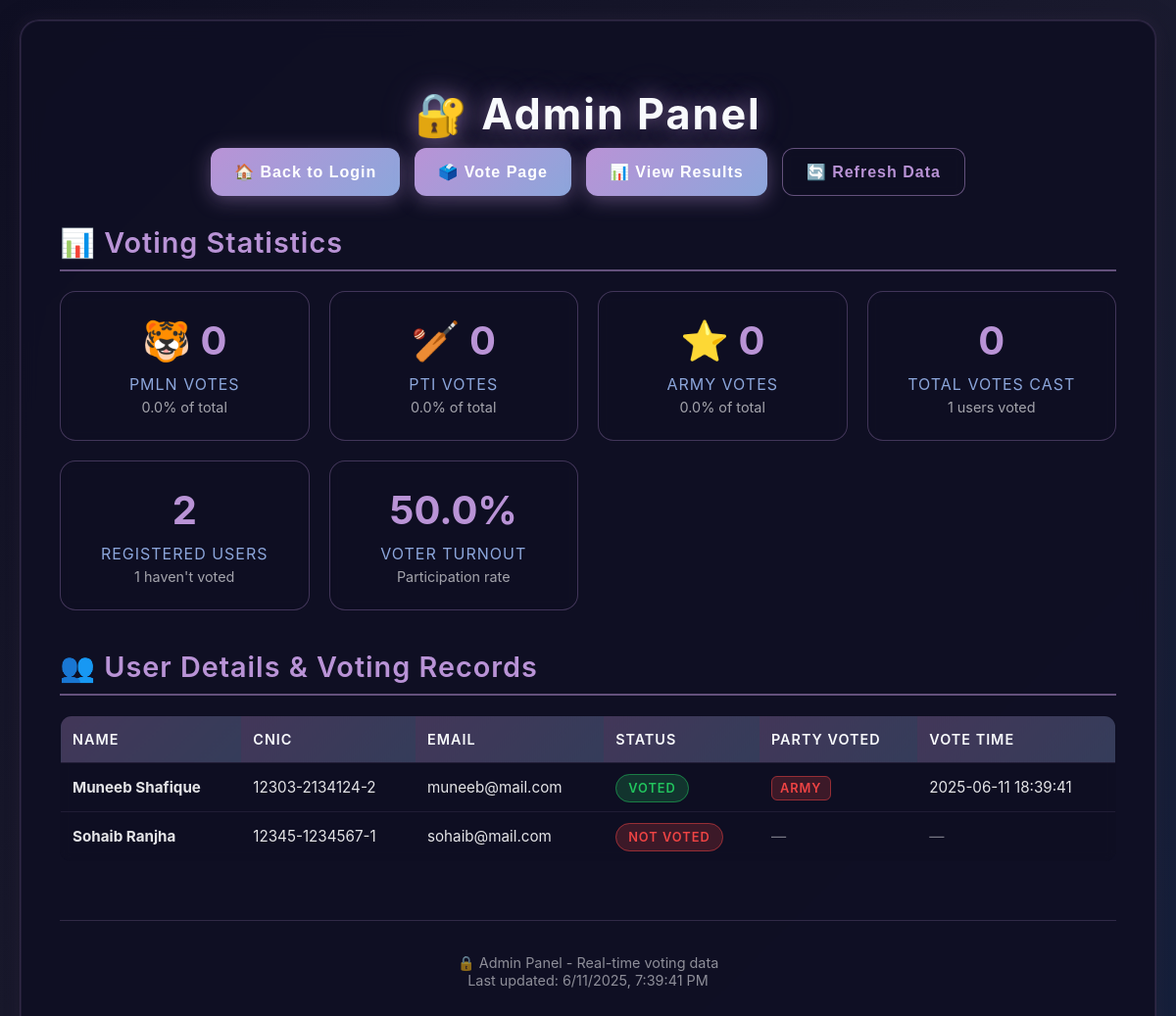
The page /admin on the database its author committed.
### tables this page shows
CREATE TABLE votes (
            id INTEGER PRIMARY KEY AUTOINCREMENT,
            user_id INTEGER NOT NULL,
            party TEXT NOT NULL,
            voted_at TIMESTAMP DEFAULT CURRENT_TIMESTAMP,
            FOREIGN KEY (user_id) REFERENCES users (id)
        );

CREATE TABLE users (
            id INTEGER PRIMARY KEY AUTOINCREMENT,
            first_name TEXT NOT NULL,
            last_name TEXT NOT NULL,
            cnic TEXT UNIQUE NOT NULL,
            email TEXT UNIQUE NOT NULL,
            phone TEXT NOT NULL,
            address TEXT NOT NULL,
            password_hash TEXT NOT NULL,
            has_voted BOOLEAN DEFAULT FALSE,
            created_at TIMESTAMP DEFAULT CURRENT_TIMESTAMP
        );

### app.py (the view)
@app.route('/admin')
def admin():
    conn = sqlite3.connect('voting_system.db')
    cursor = conn.cursor()
    cursor.execute('''
        SELECT u.first_name, u.last_name, u.cnic, u.email, u.has_voted, v.party, v.voted_at
        FROM users u
        LEFT JOIN votes v ON u.id = v.user_id
        ORDER BY u.created_at DESC
    ''')
    users = cursor.fetchall()
    cursor.execute('SELECT party, vote_count FROM party_stats ORDER BY vote_count DESC')
    stats = cursor.fetchall()
    conn.close()
    return render_template('admin.html', users=users, stats=stats)

### templates/admin.html (shortened to what this page needs)
<!DOCTYPE html>
<html lang="en">
<head>
</head>
<body>
  <div class="admin-container">
    <h1>🔐 Admin Panel</h1>
    <div class="navigation-buttons">
      <button onclick="window.location.href='/'">🏠 Back to Login</button>
      <button onclick="window.location.href='/vote'">🗳️ Vote Page</button>
      <button onclick="window.location.href='/results'">📊 View Results</button>
      <button class="secondary-btn" onclick="window.location.reload()">🔄 Refresh Data</button>
    </div>
    <h2>📊 Voting Statistics</h2>
    <div class="stats-grid">
      {% set pmln_votes = 0 %}
      {% set pti_votes = 0 %}
      {% set army_votes = 0 %}
      {% for party, votes in stats %}
        {% if party == 'PMLN' %}
          {% set pmln_votes = votes %}
        {% elif party == 'PTI' %}
          {% set pti_votes = votes %}
        {% elif party == 'ARMY' %}
          {% set army_votes = votes %}
        {% endif %}
      {% endfor %}
      {% set total_votes = pmln_votes + pti_votes + army_votes %}
      {% set voted_users = users|selectattr(4)|list|length %}
      {% set total_users = users|length %}
      <div class="stat-card">
        <div class="stat-number">🐯 {{ pmln_votes }}</div>
        <div class="stat-label">PMLN Votes</div>
        <div class="stat-detail">{{ "%.1f"|format((pmln_votes / total_votes * 100) if total_votes > 0 else 0) }}% of total</div>
      </div>
      <div class="stat-card">
        <div class="stat-number">🏏 {{ pti_votes }}</div>
        <div class="stat-label">PTI Votes</div>
        <div class="stat-detail">{{ "%.1f"|format((pti_votes / total_votes * 100) if total_votes > 0 else 0) }}% of total</div>
      </div>
      <div class="stat-card">
        <div class="stat-number">⭐️ {{ army_votes }}</div>
        <div class="stat-label">ARMY Votes</div>
        <div class="stat-detail">{{ "%.1f"|format((army_votes / total_votes * 100) if total_votes > 0 else 0) }}% of total</div>
      </div>
      <div class="stat-card">
        <div class="stat-number">{{ total_votes }}</div>
        <div class="stat-label">Total Votes Cast</div>
        <div class="stat-detail">{{ voted_users }} users voted</div>
      </div>
      <div class="stat-card">
        <div class="stat-number">{{ total_users }}</div>
        <div class="stat-label">Registered Users</div>
        <div class="stat-detail">{{ total_users - voted_users }} haven't voted</div>
      </div>
      <div class="stat-card">
        <div class="stat-number">{{ "%.1f"|format((voted_users / total_users * 100) if total_users > 0 else 0) }}%</div>
        <div class="stat-label">Voter Turnout</div>
        <div class="stat-detail">Participation rate</div>
      </div>
    </div>
    <h2>👥 User Details & Voting Records</h2>
    {% if users %}
    <div class="scrollable-table">
      <table>
        <thead>
          <tr>
            <th>Name</th>
            <th>CNIC</th>
            <th>Email</th>
            <th>Status</th>
            <th>Party Voted</th>
            <th>Vote Time</th>
          </tr>
        </thead>
        <tbody>
          {% for user in users %}
          <tr>
            <td><strong>{{ user[0] }} {{ user[1] }}</strong></td>
            <td>{{ user[2] }}</td>
            <td>{{ user[3] }}</td>
            <td>
              {% if user[4] %}
                <span class="vote-status voted">Voted</span>
              {% else %}
                <span class="vote-status not-voted">Not Voted</span>
              {% endif %}
            </td>
            <td>
              {% if user[5] %}
                <span class="party-badge party-{{ user[5] }}">{{ user[5] }}</span>
              {% else %}
                <span style="color: rgba(228, 228, 231, 0.5);">—</span>
              {% endif %}
            </td>
            <td>
              {% if user[6] %}
                {{ user[6].split('.')[0] }}
              {% else %}
                <span style="color: rgba(228, 228, 231, 0.5);">—</span>
              {% endif %}
            </td>
          </tr>
          {% endfor %}
        </tbody>
      </table>
    </div>
    {% else %}
    <div class="empty-state">
      <p>No users registered yet.</p>
    </div>
    {% endif %}
    <div style="text-align: center; margin-top: 30px; padding-top: 20px; border-top: 1px solid rgba(185, 147, 214, 0.2);">
      <p style="color: rgba(228, 228, 231, 0.6); font-size: 0.9rem;">
        🔒 Admin Panel - Real-time voting data<br>
        Last updated: <span id="timestamp"></span>
      </p>
    </div>
  </div>
</body>
</html>

### templates/admin.html (style rules this page uses)
body { margin: 0; padding: 20px; font-family: "Inter", "Segoe UI", Arial, sans-serif; background: linear-gradient(135deg, #0f0f23 0%, #1a1a2e 50%, #16213e 100%); color: #e4e4e7; min-height: 100vh; }
h1 { font-size: 2.7rem; color: #f8fafc; letter-spacing: 2px; text-shadow: 0 0 20px rgba(185, 147, 214, 0.5), 0 0 40px rgba(185, 147, 214, 0.3); margin-bottom: 8px; font-weight: 700; text-align: center; }
h2 { font-size: 1.8rem; color: #b993d6; margin: 30px 0 20px 0; font-weight: 600; letter-spacing: 1px; border-bottom: 2px solid rgba(185, 147, 214, 0.5); padding-bottom: 10px; }
.admin-container { max-width: 1200px; margin: 0 auto; background: rgba(15, 15, 35, 0.95); backdrop-filter: blur(10px); border: 1px solid rgba(185, 147, 214, 0.2); padding: 40px; border-radius: 20px; box-shadow: 0 8px 32px 0 rgba(0, 0, 0, 0.3), 0 0 0 1px rgba(185, 147, 214, 0.1) inset, 0 0 20px rgba(185, 147, 214, 0.1); animation: fadeIn 1.5s cubic-bezier(0.4, 0, 0.2, 1); }
.stats-grid { display: grid; grid-template-columns: repeat(auto-fit, minmax(200px, 1fr)); gap: 20px; margin-bottom: 40px; }
.stat-card { background: rgba(15, 15, 35, 0.8); backdrop-filter: blur(5px); border: 1px solid rgba(185, 147, 214, 0.3); padding: 25px; border-radius: 16px; text-align: center; transition: all 0.3s ease; }
.stat-number { font-size: 2.5rem; font-weight: 700; color: #b993d6; margin-bottom: 10px; }
.stat-label { font-size: 1rem; color: #8ca6db; text-transform: uppercase; letter-spacing: 1px; }
.stat-detail { font-size: 0.9rem; color: rgba(228, 228, 231, 0.7); margin-top: 5px; }
table { width: 100%; border-collapse: collapse; background: rgba(15, 15, 35, 0.8); backdrop-filter: blur(5px); border-radius: 12px; overflow: hidden; margin-bottom: 30px; border: 1px solid rgba(185, 147, 214, 0.2); }
th, td { padding: 15px 12px; text-align: left; border-bottom: 1px solid rgba(185, 147, 214, 0.1); }
th { background: linear-gradient(135deg, rgba(185, 147, 214, 0.3) 0%, rgba(140, 166, 219, 0.3) 100%); color: #f8fafc; font-weight: 600; text-transform: uppercase; letter-spacing: 1px; font-size: 0.9rem; }
td { color: #e4e4e7; font-size: 0.95rem; }
.vote-status { padding: 6px 12px; border-radius: 20px; font-size: 0.8rem; font-weight: 600; text-transform: uppercase; letter-spacing: 1px; }
.voted { background: rgba(34, 197, 94, 0.2); color: #22c55e; border: 1px solid rgba(34, 197, 94, 0.5); }
.not-voted { background: rgba(239, 68, 68, 0.2); color: #ef4444; border: 1px solid rgba(239, 68, 68, 0.5); }
.party-badge { padding: 4px 8px; border-radius: 6px; font-size: 0.8rem; font-weight: 600; text-transform: uppercase; letter-spacing: 1px; }
.party-ARMY { background: rgba(239, 68, 68, 0.2); color: #ef4444; border: 1px solid rgba(239, 68, 68, 0.5); }
.navigation-buttons { display: flex; gap: 15px; margin-bottom: 30px; flex-wrap: wrap; justify-content: center; }
button { padding: 14px 24px; background: linear-gradient(135deg, #b993d6 0%, #8ca6db 100%); border: none; color: #fff; font-weight: 600; border-radius: 12px; cursor: pointer; font-size: 1rem; letter-spacing: 1px; box-shadow: 0 4px 20px rgba(185, 147, 214, 0.4); transition: all 0.3s ease; }
.secondary-btn { background: rgba(15, 15, 35, 0.8) !important; color: #b993d6 !important; border: 1px solid rgba(185, 147, 214, 0.5) !important; box-shadow: none !important; backdrop-filter: blur(5px) !important; }
.scrollable-table { max-height: 500px; overflow-y: auto; border-radius: 12px; }

### rows shown on the page
votes: first_name "Muneeb", last_name "Shafique", cnic "12303-2134124-2", email "muneeb@mail.com", shows "VOTED", party "ARMY", voted_at "2025-06-11 18:39:41"
users: first_name "Sohaib", last_name "Ranjha", cnic "12345-1234567-1", email "sohaib@mail.com", has_voted "NOT VOTED"

### other values the page prints
{{ pmln_votes }} "0"
{{ pti_votes }} "0"
{{ army_votes }} "0"
{{ total_votes }} "0"
{{ voted_users }} "1"
{{ total_users }} "2"
{{ total_users - voted_users }} "1"
